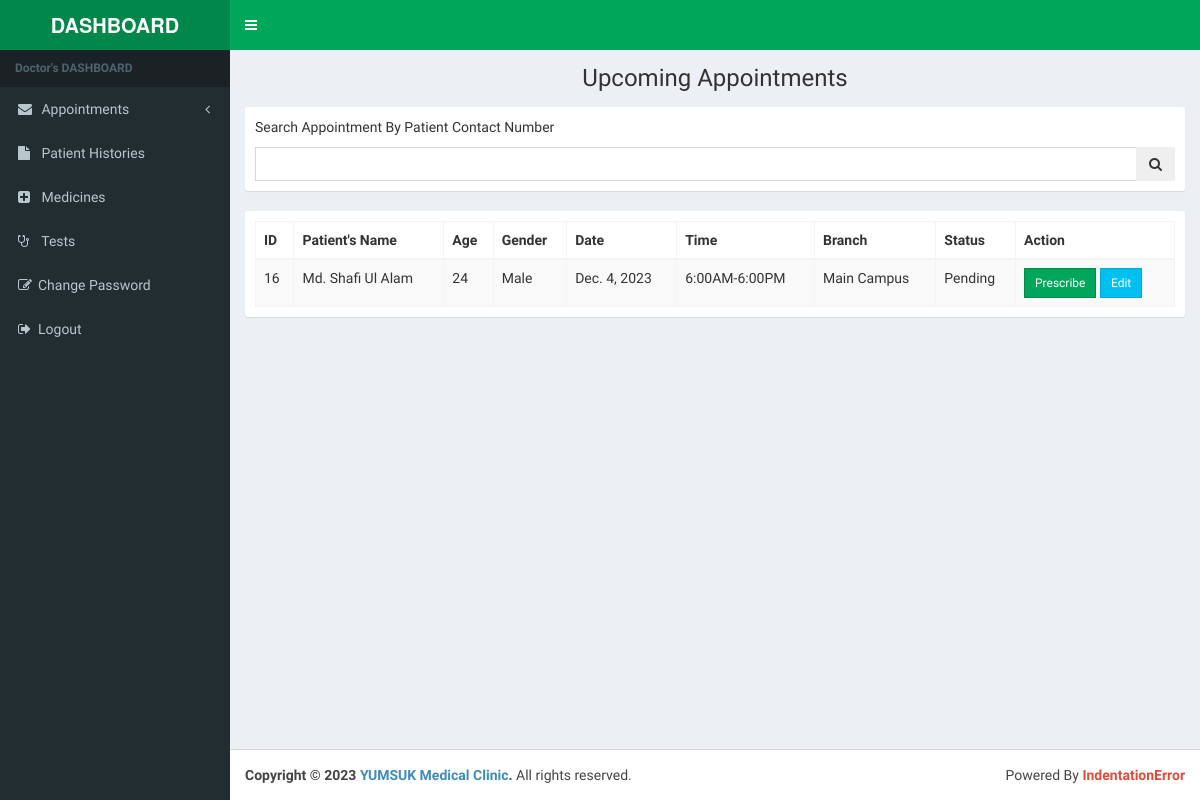
The page /appointment/upcoming/ (signed in) on the database as committed earlier.
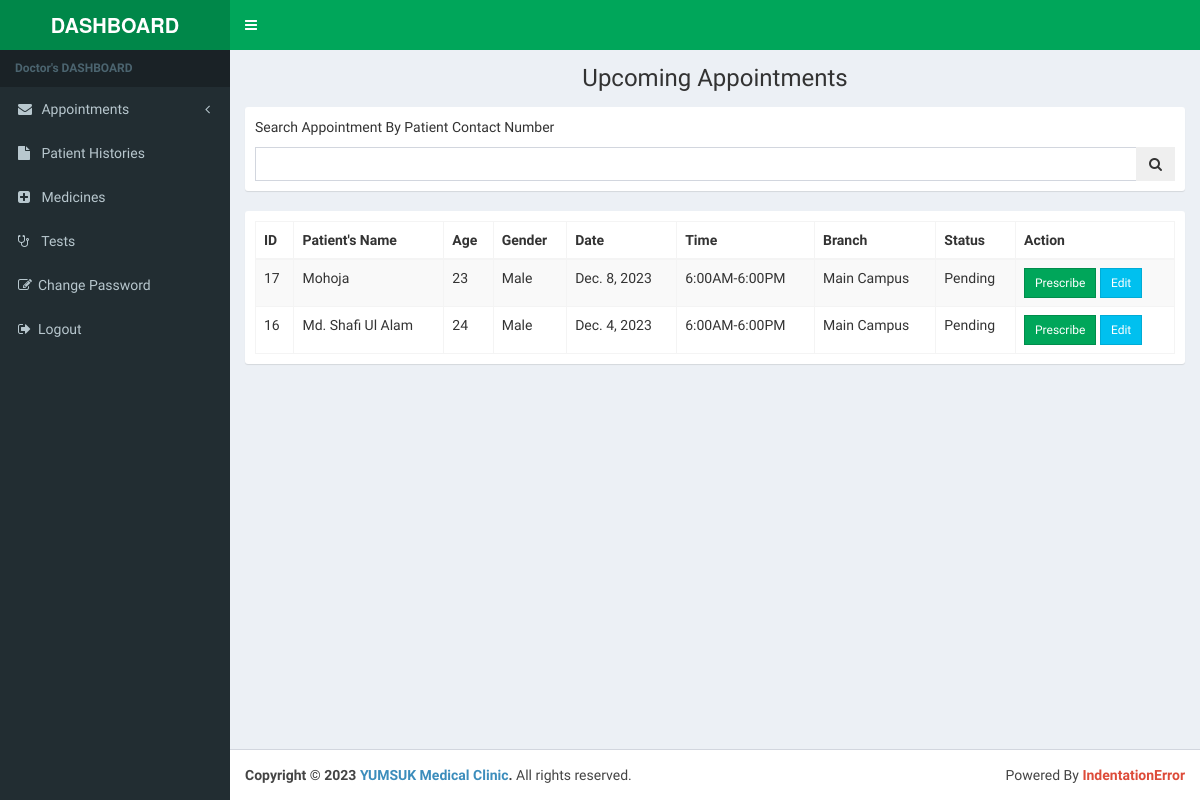
The same page on the database as committed later.
### patient_appointment/models.py (models this page shows, shortened)
class Appointment(models.Model):
    patient = models.ForeignKey(Patient, on_delete=models.CASCADE, related_name="appointment")
    dentist = models.ForeignKey(AuthUser, on_delete=models.CASCADE, related_name="appointment")
    schedule = models.ForeignKey(Schedule, on_delete=models.CASCADE, related_name="appointment")
    date = models.DateField()
    status = models.CharField(max_length=9, choices=APPOINTMENT_STATUS, default='pending')
    secret = models.CharField(max_length=8,blank=True)
    created_at = models.DateTimeField(auto_now=True)

class Patient(models.Model):
    name = models.CharField(max_length=100)
    age = models.PositiveIntegerField()
    gender = models.CharField(max_length=6, choices=GENDER_CHOICES)
    email = models.EmailField(max_length=100, null=True, blank=True)
    contact_number = models.CharField(max_length=14, unique=True)
    created_at = models.DateTimeField(auto_now=True)
    updated_at = models.DateTimeField(auto_now_add=True)

### authentication/models.py (models this page shows, shortened)
class Schedule(models.Model):
    dentist = models.ForeignKey(AuthUser, on_delete=models.CASCADE, related_name='schedule')
    start = models.TimeField()
    end = models.TimeField()
    branch_name = models.CharField(max_length=15, choices=BRANCH_CHOICES, default="uttara")
    weekday = models.CharField(choices=WEEK_DAYS, default="Sunday", max_length=10)
    max_patient = models.PositiveIntegerField(default=15)

### patient_appointment/views.py (the view)
# urls.py: path('upcoming/', views.upcoming_appointments, name='upcoming_appointments'),
@login_required
def upcoming_appointments(request):
    appointments = Appointment.objects.prefetch_related().filter(dentist=request.user,status="pending").order_by('-created_at',)
    return render(request,'dashboard/appointment_list.html', {'appointments':appointments,'headline':"Upcoming Appointments"})

### authentication/models.py (called while the page is built)
    def get_image(self):
        if self.image:
            return self.image.url
        return "/media/profileImages/noprofile.png"

### templates/dashboard/appointment_list.html (shortened to what this page needs)
{%extends 'dashboard/dashboard_base.html'%}{% load i18n %} {%block content%}
<section class="content-header">
    <h1 class="text-capitalize text-center">{{headline}}</h1>
</section>
<section class="content">
    <div class="row">
        <div class="col-lg-6 col-lg-offset-3">
        </div>
    </div>
    <div class="box box-widget">
        <div class="box-body">
            <p>Search Appointment By Patient Contact Number</p>
            <form id="appointmentSearchForm" action="/appointment/search/" method="POST">
                <div class="input-group">
                    <input type="text" class="form-control" name="search_param" id="search_param" maxlength="16" minlength="16">
                    <span class="input-group-btn">
                        <button type="button" class="btn btn-flat" id="appointmentSearchBtn">
                            <i class="fa fa-search"></i>
                        </button>
                    </span>
                </div>
            </form>
        </div>
    </div>
    <div class="box box-widget">
        <div class="box-body">
            <table id="appointmentTable" class="table table-striped table-bordered" cellspacing="0" width="100%">
                <thead>
                    <tr>
                        <th>ID</th>
                        <th>Patient's Name</th>
                        <th>Age</th>
                        <th>Gender</th>
                        <th>Date</th>
                        <th>Time</th>
                        <th>Branch</th>
                        <th>Status</th>
                        <th>Action</th>
                    </tr>
                </thead>
                <tbody>
                    {%for appointment in appointments%}
                    <tr>
                        <td>{{appointment.id}}</td>
                        <td>{{appointment.patient.name|title}}</td>
                        <td>{{appointment.patient.age}}</td>
                        <td>{{appointment.patient.gender|title}}</td>
                        <td>{{appointment.date}}</td>
                        <td>{{appointment.schedule.start|time:"g:iA"}}-{{appointment.schedule.end|time:"g:iA"}}</td>
                        <td>{{appointment.schedule.branch_name|title}}</td>
                        <td>{{appointment.status|title}}</td>
                        <td>
                            <a class="btn btn-sm btn-flat btn-success" href="/prescription/prescribe/{{appointment.id}}/">Prescribe</a>
                            <a class="btn btn-sm btn-flat btn-info" href="/appointment/edit/{{appointment.id}}/">Edit</a>
                        </td>
                    </tr>
                    {%endfor%}
                </tbody>
            </table>
        </div>
    </div>
</section>
{%endblock%}

### templates/dashboard/dashboard_base.html (shortened to what this page needs)
{%load static%}
<!DOCTYPE html>
<html>
<head>
    <link rel="stylesheet" href="{%static 'adminlte/bootstrap/css/bootstrap.min.css'%}">
    <link rel="stylesheet" href="{%static 'font-awesome/css/font-awesome.min.css'%}">
    <link rel="stylesheet" href="{%static 'adminlte/plugins/datatables/jquery.dataTables.min.css'%}">
    <link rel="stylesheet" href="{%static 'adminlte/plugins/iCheck/flat/green.css'%}">
    <link rel="stylesheet" href="{%static 'adminlte/plugins/datepicker/datepicker3.css'%}">
    <link rel="stylesheet" href="{%static 'adminlte/plugins/select2/select2.min.css'%}">
    <link rel="stylesheet" href="{%static 'adminlte/dist/css/AdminLTE.min.css'%}">
    <link rel="stylesheet" href="{%static 'adminlte/dist/css/skins/skin-green.min.css'%}">
    <link rel="stylesheet" href="{%static 'style.css'%}">
</head>
<body class="hold-transition skin-green sidebar-mini">
    <div class="wrapper">
        <header class="main-header">
            <a href="/authentication/dashboard/" class="logo">
                <span class="logo-lg"><b>DASHBOARD</b></span>
            </a>
            <nav class="navbar navbar-static-top" role="navigation">
                <a href="#" class="sidebar-toggle" data-toggle="offcanvas" role="button">
                </a>
            </nav>
        </header>
        <aside class="main-sidebar">
            <section class="sidebar">
                <ul class="sidebar-menu">
                    <li class="header text-bold">Doctor's DASHBOARD</li>
                    <li class="treeview">
                        <a href="#"><i class="fa fa-envelope"></i> <span>Appointments</span>
            <span class="pull-right-container">
              <i class="fa fa-angle-left pull-right"></i>
            </span>
          </a>
                    </li>
                    <li><a href="/prescription/history/"><i class="fa fa-file"></i> <span>Patient Histories</span></a></li>
                    <li><a href="/prescription/medicines/"><i class="fa fa-plus-square"></i> <span>Medicines</span></a></li>
                    <li> <a href="/prescription/tests/"><i class="fa fa-stethoscope"></i> <span>Tests</span></a></li>
                    <li> <a href="/accounts/password/change"><i class="fa fa-edit"></i><span>Change Password</span></a></li>
                    <li><a href="/authentication/logout/"><i class="fa fa-sign-out"></i><span>Logout</span></a></li>
                </ul>
            </section>
        </aside>
        <div class="content-wrapper">
            {%block content%}{%endblock%}
        </div>
        <footer class="main-footer">
            <div class="pull-right hidden-xs">
                Powered By <span class="text-bold text-red">IndentationError</span>
            </div>
            <strong>Copyright &copy; 2023 <a href="/">YUMSUK Medical Clinic</a>.</strong> All rights reserved.
        </footer>
    </div>
</body>
</html>

### static/style.css (style rules this page uses)
.navbar { background-color: #ccffdd; width: 100%; }

Rows that differ between the two databases and show on the page:
added Appointment: id "17", patient.name "Mohoja", patient.age "23", patient.gender "Male", date "Dec. 8, 2023", schedule.start "6:00AM", schedule.end "6:00PM", schedule.branch_name "Main Campus", status "Pending"
